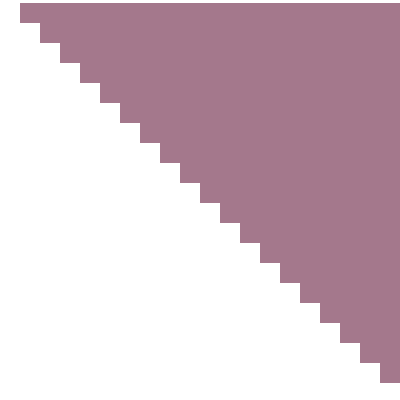
Frame 1 (no input)
Frame 60 (the mouse pressed at the canvas centre just before this capture): identical to frame 1, image omitted
Frame 120 (the mouse held since frame 60 and released just before this capture): identical to frame 1, image omitted

The Processing sketch that drew this single still picture (run headless with seeded random() and noise(); from frame 60 on, the mouse is pressed at the canvas centre):

// Processing sketch: processing_186208
// ── processing_186208.pde

//Assignment 6a: Design something by using mousePressed() and/or mouseReleased().
//Assignment 6b: Design something by using mouseMoved() and/or mouseDragged(). 
float x=random(255);
void setup (){
size(400,400);
}
void draw (){
background(255);
noStroke();
fill(x,120,140);
for(int a=20;a<400;a=a+20){
for(int z=400;z>20;z=z-20){
rect(a,3,z,a);
}
}
}
void mouseDragged(){
ellipse(20,20,20,20);
}
